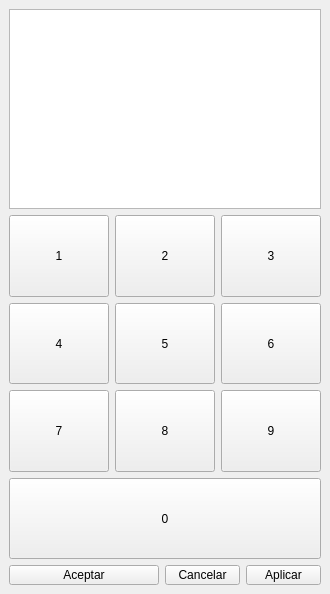
<?xml version="1.0" encoding="UTF-8"?>
<ui version="4.0">
 <class>MainWindow</class>
 <widget class="QMainWindow" name="MainWindow">
  <property name="geometry">
   <rect>
    <x>0</x>
    <y>0</y>
    <width>328</width>
    <height>594</height>
   </rect>
  </property>
  <property name="sizePolicy">
   <sizepolicy hsizetype="Preferred" vsizetype="Preferred">
    <horstretch>0</horstretch>
    <verstretch>0</verstretch>
   </sizepolicy>
  </property>
  <property name="windowTitle">
   <string>Ejemplo de formulario</string>
  </property>
  <widget class="QWidget" name="centralwidget">
   <layout class="QVBoxLayout" name="verticalLayout_2">
    <item>
     <widget class="QTextEdit" name="textEdit">
      <property name="minimumSize">
       <size>
        <width>0</width>
        <height>200</height>
       </size>
      </property>
     </widget>
    </item>
    <item>
     <layout class="QHBoxLayout" name="horizontalLayout">
      <item>
       <widget class="QPushButton" name="pushButton_2">
        <property name="sizePolicy">
         <sizepolicy hsizetype="Expanding" vsizetype="Expanding">
          <horstretch>0</horstretch>
          <verstretch>0</verstretch>
         </sizepolicy>
        </property>
        <property name="minimumSize">
         <size>
          <width>0</width>
          <height>75</height>
         </size>
        </property>
        <property name="text">
         <string>1</string>
        </property>
       </widget>
      </item>
      <item>
       <widget class="QPushButton" name="pushButton_3">
        <property name="sizePolicy">
         <sizepolicy hsizetype="Expanding" vsizetype="Expanding">
          <horstretch>0</horstretch>
          <verstretch>0</verstretch>
         </sizepolicy>
        </property>
        <property name="minimumSize">
         <size>
          <width>0</width>
          <height>0</height>
         </size>
        </property>
        <property name="text">
         <string>2</string>
        </property>
       </widget>
      </item>
      <item>
       <widget class="QPushButton" name="pushButton">
        <property name="enabled">
         <bool>true</bool>
        </property>
        <property name="sizePolicy">
         <sizepolicy hsizetype="Expanding" vsizetype="Expanding">
          <horstretch>0</horstretch>
          <verstretch>0</verstretch>
         </sizepolicy>
        </property>
        <property name="minimumSize">
         <size>
          <width>0</width>
          <height>0</height>
         </size>
        </property>
        <property name="sizeIncrement">
         <size>
          <width>0</width>
          <height>0</height>
         </size>
        </property>
        <property name="baseSize">
         <size>
          <width>0</width>
          <height>0</height>
         </size>
        </property>
        <property name="text">
         <string>3</string>
        </property>
       </widget>
      </item>
     </layout>
    </item>
    <item>
     <layout class="QHBoxLayout" name="horizontalLayout_2">
      <item>
       <widget class="QPushButton" name="pushButton_5">
        <property name="sizePolicy">
         <sizepolicy hsizetype="Expanding" vsizetype="Expanding">
          <horstretch>0</horstretch>
          <verstretch>0</verstretch>
         </sizepolicy>
        </property>
        <property name="minimumSize">
         <size>
          <width>0</width>
          <height>75</height>
         </size>
        </property>
        <property name="text">
         <string>4</string>
        </property>
       </widget>
      </item>
      <item>
       <widget class="QPushButton" name="pushButton_6">
        <property name="sizePolicy">
         <sizepolicy hsizetype="Expanding" vsizetype="Expanding">
          <horstretch>0</horstretch>
          <verstretch>0</verstretch>
         </sizepolicy>
        </property>
        <property name="text">
         <string>5</string>
        </property>
       </widget>
      </item>
      <item>
       <widget class="QPushButton" name="pushButton_4">
        <property name="sizePolicy">
         <sizepolicy hsizetype="Expanding" vsizetype="Expanding">
          <horstretch>0</horstretch>
          <verstretch>0</verstretch>
         </sizepolicy>
        </property>
        <property name="text">
         <string>6</string>
        </property>
       </widget>
      </item>
     </layout>
    </item>
    <item>
     <layout class="QHBoxLayout" name="horizontalLayout_4">
      <item>
       <widget class="QPushButton" name="pushButton_11">
        <property name="sizePolicy">
         <sizepolicy hsizetype="Expanding" vsizetype="Expanding">
          <horstretch>0</horstretch>
          <verstretch>0</verstretch>
         </sizepolicy>
        </property>
        <property name="minimumSize">
         <size>
          <width>0</width>
          <height>75</height>
         </size>
        </property>
        <property name="text">
         <string>7</string>
        </property>
       </widget>
      </item>
      <item>
       <widget class="QPushButton" name="pushButton_12">
        <property name="sizePolicy">
         <sizepolicy hsizetype="Expanding" vsizetype="Expanding">
          <horstretch>0</horstretch>
          <verstretch>0</verstretch>
         </sizepolicy>
        </property>
        <property name="minimumSize">
         <size>
          <width>0</width>
          <height>0</height>
         </size>
        </property>
        <property name="text">
         <string>8</string>
        </property>
       </widget>
      </item>
      <item>
       <widget class="QPushButton" name="pushButton_10">
        <property name="sizePolicy">
         <sizepolicy hsizetype="Expanding" vsizetype="Expanding">
          <horstretch>0</horstretch>
          <verstretch>0</verstretch>
         </sizepolicy>
        </property>
        <property name="minimumSize">
         <size>
          <width>0</width>
          <height>0</height>
         </size>
        </property>
        <property name="text">
         <string>9</string>
        </property>
       </widget>
      </item>
     </layout>
    </item>
    <item>
     <layout class="QVBoxLayout" name="verticalLayout">
      <property name="sizeConstraint">
       <enum>QLayout::SetDefaultConstraint</enum>
      </property>
      <property name="leftMargin">
       <number>0</number>
      </property>
      <property name="topMargin">
       <number>0</number>
      </property>
      <item>
       <widget class="QPushButton" name="pushButton_13">
        <property name="enabled">
         <bool>true</bool>
        </property>
        <property name="sizePolicy">
         <sizepolicy hsizetype="Expanding" vsizetype="Expanding">
          <horstretch>0</horstretch>
          <verstretch>0</verstretch>
         </sizepolicy>
        </property>
        <property name="minimumSize">
         <size>
          <width>0</width>
          <height>75</height>
         </size>
        </property>
        <property name="maximumSize">
         <size>
          <width>16777215</width>
          <height>200</height>
         </size>
        </property>
        <property name="baseSize">
         <size>
          <width>0</width>
          <height>0</height>
         </size>
        </property>
        <property name="layoutDirection">
         <enum>Qt::LeftToRight</enum>
        </property>
        <property name="text">
         <string>0</string>
        </property>
       </widget>
      </item>
     </layout>
    </item>
    <item>
     <layout class="QHBoxLayout" name="horizontalLayout_3">
      <item>
       <widget class="QPushButton" name="pushButton_8">
        <property name="sizePolicy">
         <sizepolicy hsizetype="Expanding" vsizetype="Expanding">
          <horstretch>0</horstretch>
          <verstretch>0</verstretch>
         </sizepolicy>
        </property>
        <property name="minimumSize">
         <size>
          <width>150</width>
          <height>0</height>
         </size>
        </property>
        <property name="maximumSize">
         <size>
          <width>16777215</width>
          <height>20</height>
         </size>
        </property>
        <property name="text">
         <string>Aceptar</string>
        </property>
       </widget>
      </item>
      <item>
       <widget class="QPushButton" name="pushButton_9">
        <property name="sizePolicy">
         <sizepolicy hsizetype="Expanding" vsizetype="Expanding">
          <horstretch>0</horstretch>
          <verstretch>0</verstretch>
         </sizepolicy>
        </property>
        <property name="minimumSize">
         <size>
          <width>75</width>
          <height>0</height>
         </size>
        </property>
        <property name="maximumSize">
         <size>
          <width>16777215</width>
          <height>20</height>
         </size>
        </property>
        <property name="text">
         <string>Cancelar</string>
        </property>
       </widget>
      </item>
      <item>
       <widget class="QPushButton" name="pushButton_7">
        <property name="sizePolicy">
         <sizepolicy hsizetype="Minimum" vsizetype="Minimum">
          <horstretch>0</horstretch>
          <verstretch>0</verstretch>
         </sizepolicy>
        </property>
        <property name="minimumSize">
         <size>
          <width>75</width>
          <height>0</height>
         </size>
        </property>
        <property name="maximumSize">
         <size>
          <width>16777215</width>
          <height>20</height>
         </size>
        </property>
        <property name="text">
         <string>Aplicar</string>
        </property>
       </widget>
      </item>
     </layout>
    </item>
   </layout>
  </widget>
 </widget>
 <resources/>
 <connections/>
 <slots>
  <slot>mostrar_mensaje()</slot>
 </slots>
</ui>
